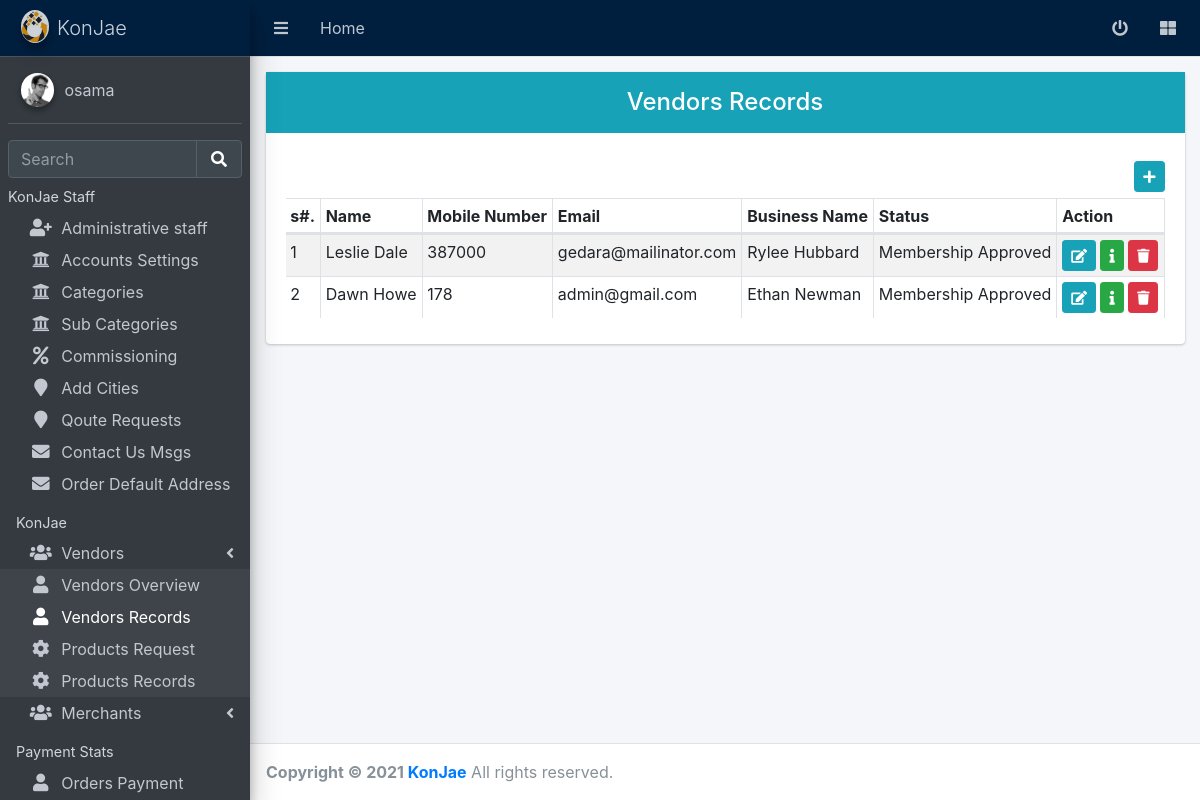
Page /admin/vendor_records.php (signed in) on the committed database.
### tables this page shows
CREATE TABLE `tbl_vendors` (
  `vendor_id` int(11) NOT NULL,
  `vend_name` varchar(255) NOT NULL,
  `vend_mobile` varchar(255) NOT NULL,
  `vend_email` varchar(255) NOT NULL,
  `vend_pass` varchar(255) NOT NULL,
  `vend_business_name` varchar(255) DEFAULT NULL,
  `vend_logo` varchar(255) DEFAULT NULL,
  `vend_remarks` longtext DEFAULT NULL,
  `vend_memberships` tinyint(4) NOT NULL DEFAULT 0,
  `created_at` timestamp NOT NULL DEFAULT current_timestamp()
);

### admin/vendor_records.php (the view, shortened to what this page needs)
<?php
include "header.php";
if(isset($_SESSION['admin'])){
?>
<body class="hold-transition sidebar-mini layout-fixed">
<div class="wrapper">
  <?php
  include('top-bar.php');
  ?>
  <?php
include "navbar.php"
?>
  <div class="content-wrapper">
    <div class="content-header">
      <div class="container-fluid">
        <div class="row mb-2">
          <div class="col-md-12">
            <div class="card">
              <div class="card-heading">
                <h4 class="h4 text-center p-3 bg-info">Vendors Records</h4>
              </div>
              <div class="card-body">
              <div class="form-row">
                <div class="col-md-12">
                    <button class="btn btn-sm btn-info float-right" data-toggle="modal" data-target="#addStaff"><i class="fa fa-plus"></i></button>
                </div>
              </div>
                <div class="table-responsive">
                  <table class="table table-striped table-sm table-hover table-bordered table-condenced" id="table_">
                    <thead>
                      <th>s#.</th>
                      <th>Name</th>
                      <th>Mobile Number</th>
                      <th>Email</th>
                      <th>Business Name</th>
                      <th>Status</th>
                      <th>Action</th>
                    </thead>
                    <tbody>
                   <?php
                   $userdata=$conn->query("SELECT * FROM `tbl_vendors`");
                   $count=0;
                   while($row=$userdata->fetch_assoc()):
                   $count++;
                   ?>
                   <tr>
                    <td><?=$count;?></td>
                    <td><?=$row['vend_name'];?></td>
                    <td><?=$row['vend_mobile'];?></td>
                    <td><?=$row['vend_email'];?></td>
                    <td><?=$row['vend_business_name'];?></td>
                    <td><?php
                    if($row['vend_memberships'] == 1){
                      echo "Membership Approved";
                    }else{
                      echo "Membership Not Approved";
                    }?></td>
                    <td>
                    <button class="btn btn-info btn-sm" value="<?=$row['vendor_id'];?>"  onclick="editvender(this.value);"><i class="fa fa-edit"></i></button>
                    <button class="btn btn-success btn-sm" value="<?=$row['vendor_id'];?>"  onclick="editvender(this.value);"><i class="fa fa-info"></i> </button>
                    <button class="btn btn-danger btn-sm" value="<?=$row['vendor_id'];?>"  onclick="delete_member_data(this.value);"><i class="fa fa-trash"></i></button>
                    </td>
                   </tr>
                   <?php endwhile;?>
                    </tbody>
                  </table>
                </div>
              </div>
            </div>
          </div>
        </div>
      </div>
    </div>
  </div>
</div>
</body>
<?php include "footer.php";
?>
<?php
}else{
    unset($_SESSION['admin']);
    header('location:login.php');
    ob_end_flush();
}
?>

### rows in the picture
tbl_vendors: vend_name "Leslie Dale", vend_mobile "387000", vend_email "gedara@mailinator.com", vend_business_name "Rylee Hubbard", vend_memberships "Membership Approved", $row['vendor_id'] 2 (drawn)
tbl_vendors: vend_name "Dawn Howe", vend_mobile "178", vend_email "admin@gmail.com", vend_business_name "Ethan Newman", vend_memberships "Membership Approved", $row['vendor_id'] 3 (drawn)

### other values in the picture
$_SESSION['admin']['name'] "osama"
